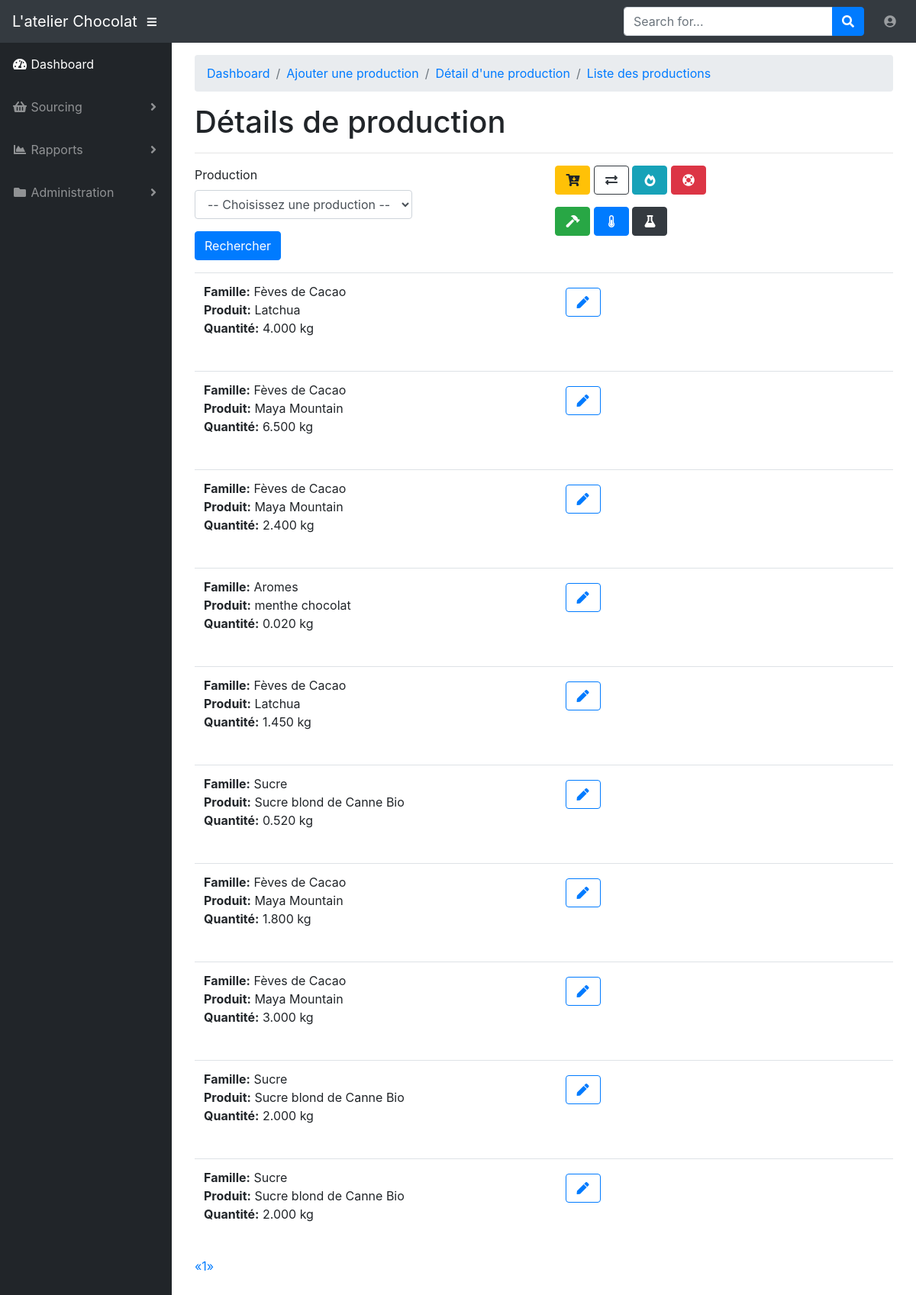
/select_production_item (signed in), run on an earlier commit of the app's database.
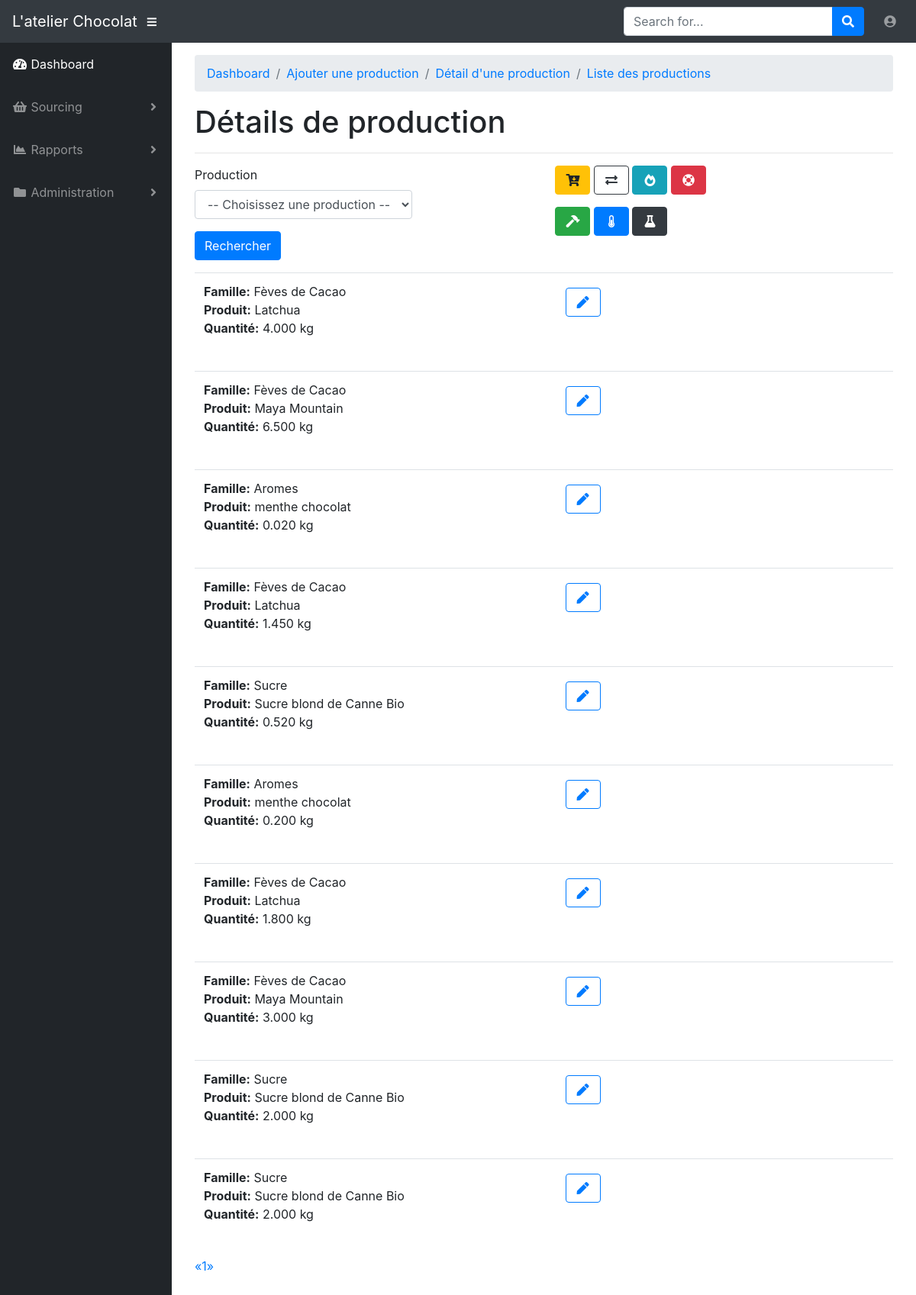
And on a later commit of the database.
### app/models.py (models this page shows, shortened)
class ProductionItem(db.Model):
    id = db.Column(db.Integer, primary_key=True)
    production_id = db.Column(db.Integer, db.ForeignKey('production.id'))
    product_family_id = db.Column(db.Integer, db.ForeignKey('product_family.id'))
    product_id = db.Column(db.Integer, db.ForeignKey('product.id'))
    quantity = db.Column(db.DECIMAL(6, 3))

class ProductFamily(db.Model):
    id = db.Column(db.Integer, primary_key=True)
    name = db.Column(db.String(64), index=True, unique=True)
    icon = db.Column(db.String(32))
    products = db.relationship('Product', backref='product_product', lazy='dynamic')
    production_items = db.relationship('ProductionItem', backref='product_family_production_item', lazy='dynamic')

class Product(db.Model):
    id = db.Column(db.Integer, primary_key=True)
    name = db.Column(db.String(4), index=True, unique=True)
    origin = db.Column(db.String(32), index=True)
    organic = db.Column(db.Boolean())
    fair_trade = db.Column(db.Boolean())
    crop = db.Column(db.Integer)
    comment = db.Column(db.Text())
    colour = db.Column(db.String(16))
    product_family_id = db.Column(db.Integer, db.ForeignKey('product_family.id'))
    production_items = db.relationship('ProductionItem', backref='product_production_item', lazy='dynamic')

### app/productions/routes.py (the view)
@bp.route('/select_production_item', methods=['GET', 'POST'])
@login_required
def select_production_item():
    production_item_search = ProductionItem.query.order_by(ProductionItem.production_id.asc(),
                                                           ProductionItem.product_family_id.asc())
    form = SelectProductionForm()
    if form.validate_on_submit():
        production = form.production_id.data
        production_item_search = production_item_search.filter(ProductionItem.production_id == production.id)
    page = request.args.get('page', 1, type=int)
    pagination = production_item_search.paginate(page, 10, False)
    production_items = pagination.items
    return render_template('productions/select_production_item.html', title='Afficher une production',
                           production_items=production_items, pagination=pagination, form=form)

### app/productions/forms.py
class SelectProductionForm(FlaskForm):
    production_id = QuerySelectField('Production', validators=[DataRequired()],
                                     query_factory=get_productions,
                                     allow_blank=True,
                                     get_label='id',
                                     blank_text=u'-- Choisissez une production --')
    submit = SubmitField('Rechercher')

### app/models.py (called while the page is built)
@login.user_loader
def load_user(id):
    return User.query.get(int(id))

### app/productions/forms.py (called while the page is built)
def get_productions():
    return Production.query.order_by(Production.id)

### app/templates/productions/select_production_item.html (shortened to what this page needs)
{% extends "base.html" %}
{% import 'bootstrap/wtf.html' as wtf %}
{% import "_macros.html" as macros %}
{% block app_content %}
<div id="wrapper">
    <div id="content-wrapper">
        <div class="container-fluid">
            <ol class="breadcrumb">
                <li class="breadcrumb-item active"><a href="{{ url_for('main.index') }}">Dashboard</a></li>
                <li class="breadcrumb-item active"><a href="{{ url_for('productions.add_production') }}">Ajouter une production</a></li>
                <li class="breadcrumb-item active"><a href="{{ url_for('productions.select_production_item') }}">Détail d'une production</a></li>
                <li class="breadcrumb-item active"><a href="{{ url_for('productions.list_of_productions') }}">Liste des productions</a></li>
            </ol>
            <h1>Détails de production </h1>
            <hr>
            <table class="table table-hover">
                <tr>
                    <div class="row">
                        <div class="col-sm-4">
                            {{ wtf.quick_form(form, button_map={'submit' : 'primary'}) }}
                        </div>
                        <div class="col-sm-2"></div>
                        <div class="col-sm-4">
                            <a href="{{ url_for('productions.add_production_item') }}"><button type="submit" class="btn btn-warning"><i class="fas fa-fw fa-cart-arrow-down"></i></button></a>
                            <a href="{{ url_for('productions.select_production_item', id=id) }}"><button type="submit" class="btn btn-outline-dark"><i class="fas fa-fw fa-exchange-alt"></i></button></a>
                            <a href="{{ url_for('productions.select_production_item', id=id) }}"><button type="submit" class="btn btn-info"><i class="fas fa-fw fa-fire-alt"></i></button></a>
                            <a href="{{ url_for('productions.select_production_item', id=id) }}"><button type="submit" class="btn btn-danger"><i class="fas fa-fw fa-life-ring"></i></button></a>
                            <a href="{{ url_for('productions.select_production_item', id=id) }}"><button type="submit" class="btn btn-success"><i class="fas fa-fw fa-hammer"></i></button></a>
                            <a href="{{ url_for('productions.select_production_item', id=id) }}"><button type="submit" class="btn btn-primary"><i class="fas fa-fw fa-thermometer-half"></i></button></a>
                            <a href="{{ url_for('productions.select_production_item', id=id) }}"><button type="submit" class="btn btn-dark"><i class="fas fa-fw fa-flask"></i></button></a>
                        </div>
                    </div>
                </tr>
                <tr>
                    <div class="col-sm-6">
                        <div class="pagination">
                            {% for production_item in production_items %}
                                {% include 'productions/_production_item.html' %}
                            {% endfor %}
                        {{ macros.pagination_widget(pagination, 'productions.select_production_item', id=id) }}
                        </div>
                    </div>
                </tr>
            </table>
        </div>
    </div>
</div>
{% endblock %}

### app/templates/productions/_production_item.html
<table class="table table-hover">
    <tr>
        <td>
            <div class="row">
                <div class="col-sm-6">
                    <p><b>Famille:</b> {{ production_item.product_family_production_item.name }}<br>
                    <b>Produit:</b> {{ production_item.product_production_item.name }}<br>
                    <b>Quantité:</b> {{ production_item.quantity }} kg</p>
                </div>
                <div class="col-sm-2">
                    <div class="btn btn-group">
                        <a href="{{ url_for('productions.edit_production_item', id=production_item.id) }}"><button class="btn btn-outline-primary"><i class="fas fa-fw fa-pen"></i></button></a>
                    </div>
                </div>
            </div>
        </td>
    </tr>
</table>

What changed in the data, as far as the page shows it:
removed ProductionItem: product_family_production_item.name "Fèves de Cacao", product_production_item.name "Maya Mountain", quantity "2.400"
added ProductionItem: product_family_production_item.name "Aromes", product_production_item.name "menthe chocolat", quantity "0.200"
changed ProductionItem (number 7 of 10 on the later page): product_production_item.name "Maya Mountain" → "Latchua"
